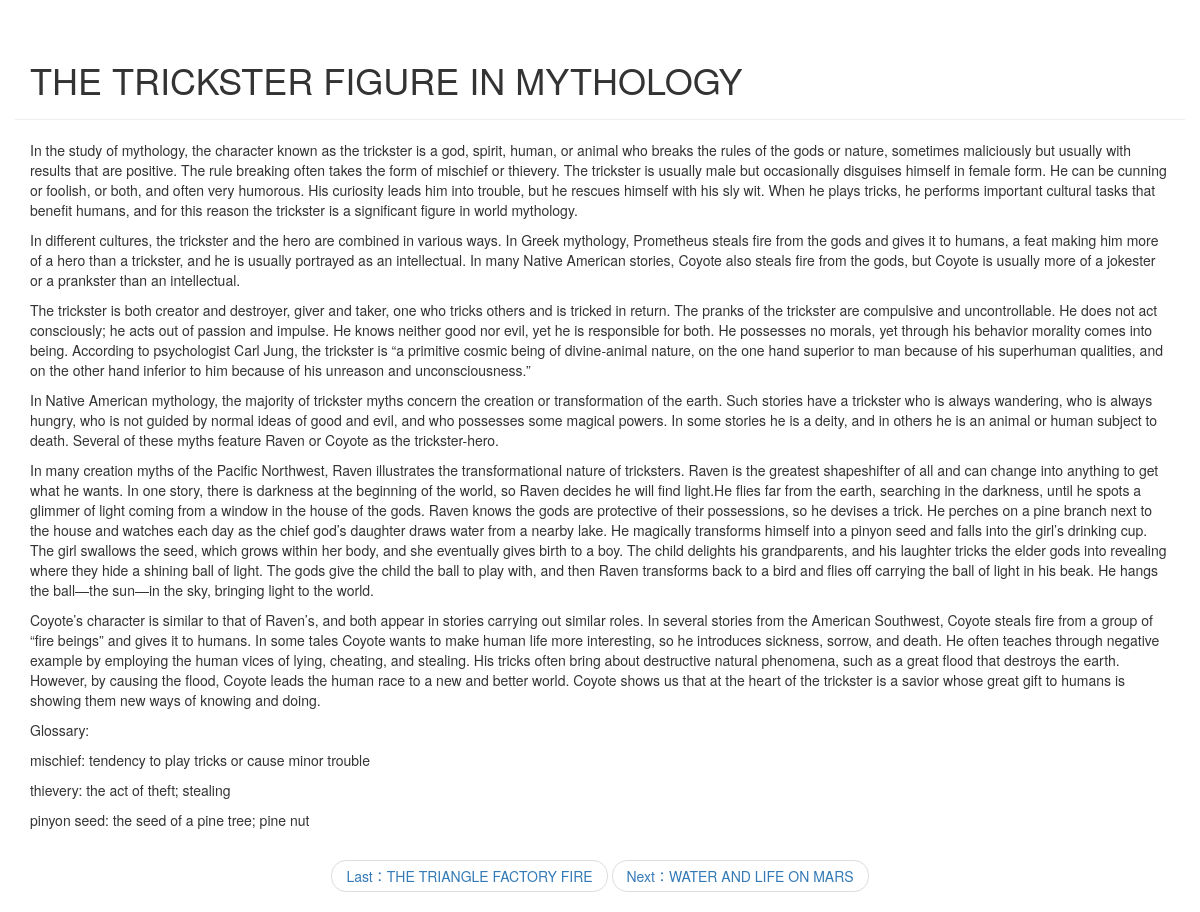
Screenshot of /blog/detail/139 with the database file from the repository.
### blog/models.py (models this page shows, shortened)
class Article(models.Model):
    article_id = models.AutoField(primary_key=True)
    title = models.TextField()
    brief_content = models.TextField()
    content = models.TextField()
    publish_date = models.DateTimeField(auto_now=True)

### blog/views.py (the view)
# urls.py: path('detail/<int:article_id>', blog.views.get_detail_page)
def get_detail_page(request, article_id):
    all_article = Article.objects.all()
    curr_article = None
    previous_index = 0
    next_index = 0
    previous_article = None
    next_article = None
    for index, article in enumerate(all_article):
        if index == 0:
            previous_index = 0
            next_index = index + 1
        elif index == len(all_article) - 1:
            previous_index = index - 1
            next_index = index
        else:
            previous_index = index - 1
            next_index = index + 1
        if article.article_id == article_id:
            curr_article = article
            previous_article = all_article[previous_index]
            next_article = all_article[next_index]
            break
    section_list = curr_article.content.split('\n')
    return render(request, 'blog/detail.html',
                  {
                      'curr_article': curr_article,
                      'section_list': section_list,
                      'previous_article': previous_article,
                      'next_article': next_article
                  }
                  )

### blog/templates/blog/detail.html (shortened to what this page needs)
<!DOCTYPE html>
<html lang="en">
<head>
    <link rel="stylesheet" href="https://cdn.jsdelivr.net/npm/bootstrap@3.3.7/dist/css/bootstrap.min.css"
>
</head>
<body>
<div class="container page-header">
    <h1>{{ curr_article.title }}
    </h1>
</div>
<div class="container body-main">
    <div>
        {% for section in section_list %}
        <p>{{ section }}</p>
        {% endfor %}
    </div>
</div>
<div>
    <nav aria-label="...">
  <ul class="pager">
    <li><a href="/blog/detail/{{ previous_article.article_id }}">Last：{{ previous_article.title }}</a></li>
    <li><a href="/blog/detail/{{ next_article.article_id }}">Next：{{ next_article.title }}</a></li>
  </ul>
</nav>
</div>
</body>
</html>

### rows the page displays
Article: title "THE TRICKSTER FIGURE IN MYTHOLOGY"
Article: title "THE TRIANGLE FACTORY FIRE"
Article: title "WATER AND LIFE ON MARS"

### other values shown
{{ section }} "Glossary:" "mischief: tendency to play tricks or cause minor trouble" "thievery: the act of theft; stealing" "pinyon seed: the seed of a pine tree; pine nut"
